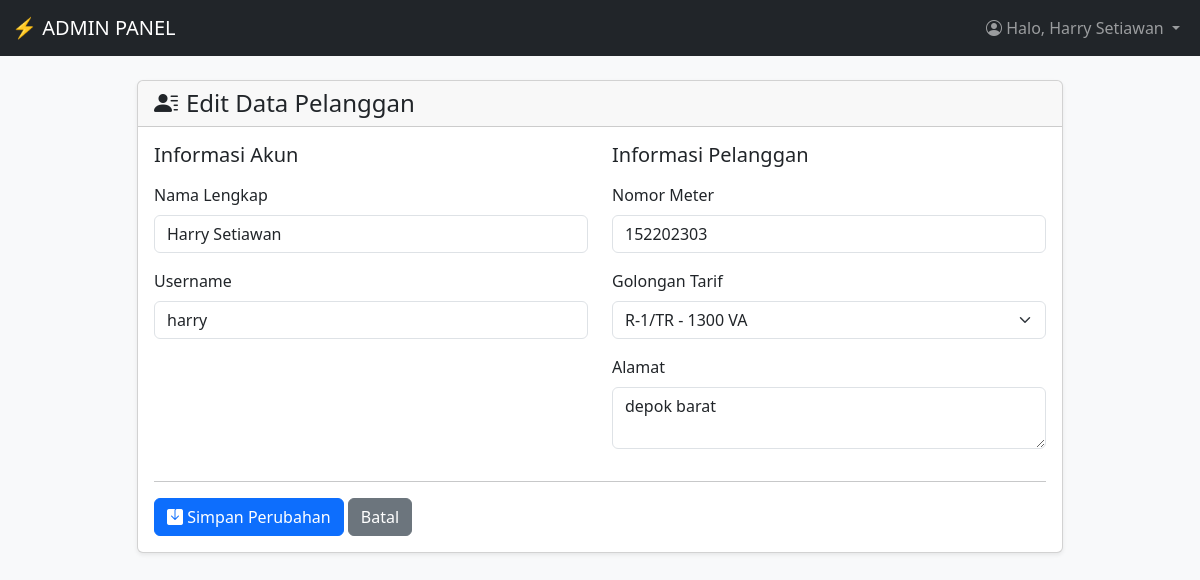
The page /admin/edit_pelanggan.php?id=4 (signed in) on the database as committed earlier.
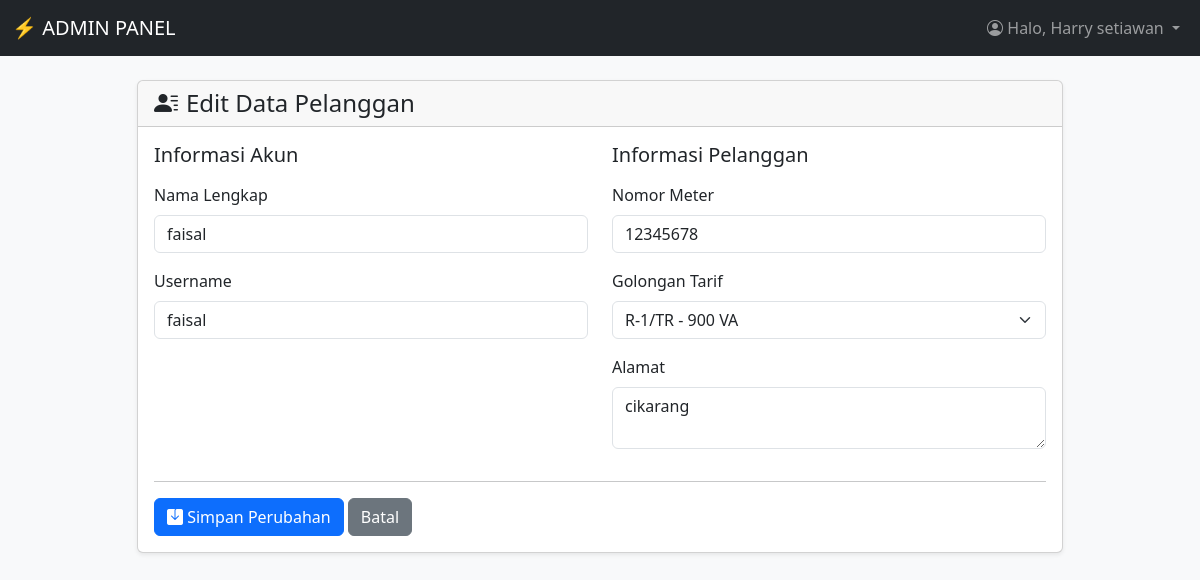
The same page on the database as committed later.
### tables this page shows
CREATE TABLE `pelanggan` (
  `id_pelanggan` int(11) NOT NULL,
  `id_user` int(11) NOT NULL,
  `nomor_meter` varchar(20) NOT NULL,
  `alamat` text NOT NULL,
  `id_tarif` int(11) NOT NULL
);

CREATE TABLE `users` (
  `id_user` int(11) NOT NULL,
  `username` varchar(50) NOT NULL,
  `password` varchar(255) NOT NULL,
  `nama_lengkap` varchar(100) NOT NULL,
  `role` enum('admin','pelanggan') NOT NULL,
  `reset_token` varchar(255) DEFAULT NULL,
  `token_expiry` datetime DEFAULT NULL
);

CREATE TABLE `tarif` (
  `id_tarif` int(11) NOT NULL,
  `golongan_tarif` varchar(10) NOT NULL,
  `daya` int(11) NOT NULL,
  `tarif_per_kwh` decimal(10,2) NOT NULL
);

### admin/edit_pelanggan.php (the view, shortened to what this page needs)
<?php
require '../config/database.php';
$id_pelanggan = $_GET['id'];
$query = "SELECT pelanggan.*, users.nama_lengkap, users.username
          FROM pelanggan
          JOIN users ON pelanggan.id_user = users.id_user
          WHERE pelanggan.id_pelanggan = '$id_pelanggan'";
$result = mysqli_query($koneksi, $query);
$pelanggan = mysqli_fetch_assoc($result);
$tariffs_query = mysqli_query($koneksi, "SELECT * FROM tarif ORDER BY daya ASC");
require '../includes/header.php';
?>
<link rel="stylesheet" href="https://cdn.jsdelivr.net/npm/bootstrap-icons@1.11.3/font/bootstrap-icons.min.css">
<nav class="navbar navbar-expand-lg navbar-dark bg-dark sticky-top">
    <div class="container-fluid">
        <a class="navbar-brand" href="index.php">⚡ ADMIN PANEL</a>
        <div class="collapse navbar-collapse" id="navbarNav">
            <ul class="navbar-nav ms-auto">
                <li class="nav-item dropdown">
                    <a class="nav-link dropdown-toggle" href="#" id="navbarDropdown" role="button"
                        data-bs-toggle="dropdown" aria-expanded="false">
                        <i class="bi bi-person-circle"></i> Halo, <?= htmlspecialchars($_SESSION['nama_lengkap']); ?>
                    </a>
                </li>
            </ul>
        </div>
    </div>
</nav>
<div class="container mt-4">
    <div class="row justify-content-center">
        <div class="col-lg-10">
            <div class="card shadow-sm">
                <div class="card-header">
                    <h4 class="mb-0"><i class="bi bi-person-lines-fill me-2"></i>Edit Data Pelanggan</h4>
                </div>
                <div class="card-body">
                    <form action="edit_pelanggan.php?id=<?= $id_pelanggan; ?>" method="POST">
                        <div class="row">
                            <div class="col-md-6">
                                <h5 class="mb-3">Informasi Akun</h5>
                                <div class="mb-3">
                                    <label for="nama_lengkap" class="form-label">Nama Lengkap</label>
                                    <input type="text" class="form-control" id="nama_lengkap" name="nama_lengkap"
                                        value="<?= htmlspecialchars($pelanggan['nama_lengkap']); ?>" required>
                                </div>
                                <div class="mb-3">
                                    <label for="username" class="form-label">Username</label>
                                    <input type="text" class="form-control" id="username" name="username"
                                        value="<?= htmlspecialchars($pelanggan['username']); ?>" required>
                                </div>
                            </div>
                            <div class="col-md-6">
                                <h5 class="mb-3">Informasi Pelanggan</h5>
                                <div class="mb-3">
                                    <label for="nomor_meter" class="form-label">Nomor Meter</label>
                                    <input type="text" class="form-control" id="nomor_meter" name="nomor_meter"
                                        value="<?= htmlspecialchars($pelanggan['nomor_meter']); ?>" required>
                                </div>
                                <div class="mb-3">
                                    <label for="id_tarif" class="form-label">Golongan Tarif</label>
                                    <select class="form-select" id="id_tarif" name="id_tarif" required>
                                        <?php while ($tarif = mysqli_fetch_assoc($tariffs_query)): ?>
                                            <option value="<?= $tarif['id_tarif']; ?>"
                                                <?= ($tarif['id_tarif'] == $pelanggan['id_tarif']) ? 'selected' : ''; ?>>
                                                <?= htmlspecialchars($tarif['golongan_tarif']); ?> -
                                            </option>
                                        <?php endwhile; ?>
                                    </select>
                                </div>
                                <div class="mb-3">
                                    <label for="alamat" class="form-label">Alamat</label>
                                    <textarea class="form-control" id="alamat" name="alamat" rows="2"
                                        required><?= htmlspecialchars($pelanggan['alamat']); ?></textarea>
                                </div>
                            </div>
                        </div>
                        <hr>
                        <div class="mt-3">
                            <button type="submit" class="btn btn-primary"><i class="bi bi-save-fill"></i> Simpan
                                Perubahan</button>
                            <a href="pelanggan.php" class="btn btn-secondary">Batal</a>
                        </div>
                    </form>
                </div>
            </div>
        </div>
    </div>
</div>
<?php require '../includes/footer.php'; ?>

Rows that differ between the two databases and show on the page:
changed pelanggan: nama_lengkap "Harry Setiawan" → "faisal"; username "harry" → "faisal"; nomor_meter "152202303" → "12345678"; id_tarif "R-1/TR - 1300 VA" → "R-1/TR - 900 VA"; alamat "depok barat" → "cikarang"
Other text that changed with them:
$_SESSION['nama_lengkap']: "Harry Setiawan" → "Harry setiawan"
